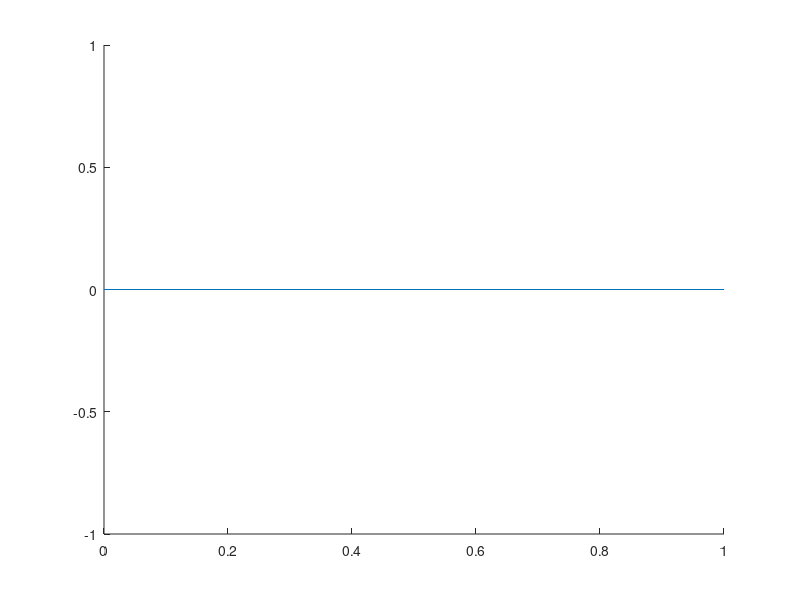

Write MATLAB code to recreate this figure.
function h=dpxPlotHori(Y,varargin)

% h=dpxPlotHori(offset,stystr)
% Plots a horizontal line in current plot at values in offset with style
% stystr (eg. 'r:'). X can be an array of values, resulting in a horizontal
% line at each value. 

if nargin==0
	Y=0;
end
areholding=ishold;
if ~areholding
	hold on
end

a=find(strcmpi(varargin,'XLim'));
if ~isempty(a)
    xlims=varargin{a+1};
    varargin([a a+1])=[];
else
    xlims=get(gca,'Xlim');
end

h=zeros(numel(Y),1); % handles to the lines
for i=1:numel(Y)
    yy=Y(i);
    h(i)=plot(xlims,[yy yy],varargin{:});
end

if ~areholding
	hold off
end